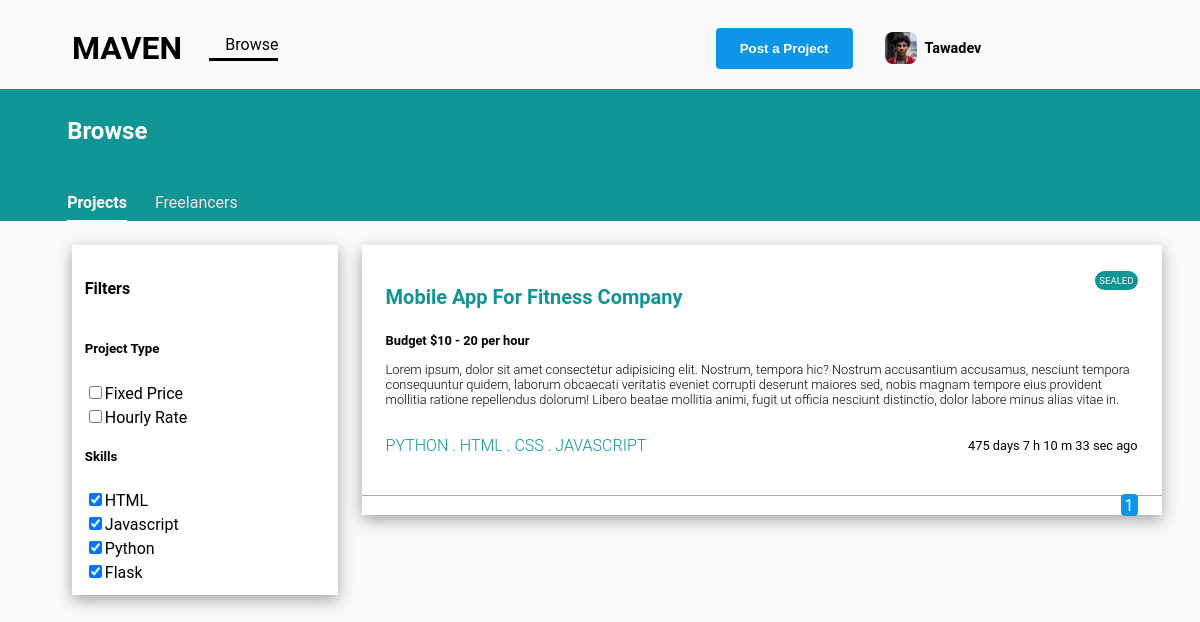
Screenshot of /browse_jobs (signed in) with the database file from the repository.
### banc/models.py (models this page shows, shortened)
class User(db.Model, UserMixin):
    id = db.Column(db.Integer, primary_key=True)
    email = db.Column(db.String(20), unique=True, nullable=False)
    image_file = db.Column(db.String(20), nullable=False, default='default.jpg')
    password = db.Column(db.String(60), nullable=False)
    username = db.Column(db.String(20))
    fullname = db.Column(db.String())
    profession = db.Column(db.String(20))
    description = db.Column(db.String())
    languages = db.Column(db.String())
    home_address = db.Column(db.String())
    rate = db.Column(db.String())
    date_joined= db.Column(db.DateTime())
    skills = db.relationship('Skills',backref='skill',lazy=True)
    projects = db.relationship('Project',backref='project',lazy=True)
    ratings = db.relationship('Ratings',backref='ratin',lazy=True)

class Project(db.Model):
    id = db.Column(db.Integer, primary_key=True)
    date_posted= db.Column(db.DateTime())
    project_name = db.Column(db.String())
    project_description = db.Column(db.String())
    required_skills = db.Column(db.String())
    payment_type = db.Column(db.String())
    currencyy = db.Column(db.String())
    budget = db.Column(db.String())
    deadline = db.Column(db.DateTime())
    user_id = db.Column(db.Integer, db.ForeignKey('user.id'), nullable=False)
    bids = db.relationship('Bids',backref='bid',lazy=True)
    def __repr__(self):
        return f"Skill name('{self.project_name}')"

### banc/main/routes.py (the view)
@login_required
@main.route('/browse_jobs')
def browse():
    todayDate = str(datetime.today().date())
    currentTime = str(datetime.now().time())
    datePostedStr = todayDate + currentTime
    datePostedObj = datetime.strptime(datePostedStr[0:18], '%Y-%m-%d%H:%M:%S')
    userSkills = []
    for s in current_user.skills:
       userSkills.append(s.skill_name)
    all = Project.query.all() # get all users
    p = [] # in the end, this list will store the users which have an id in the list
    for pp in all:
      for s in pp.required_skills.split(','):
         print(s)
         if (s).lower() in userSkills:
            p.append(pp) # if the user's id is in list append to list
            break
         print('......................')
    print(p)
    page = request.args.get('page',1,type=int)
    projects = Project.query.order_by(Project.date_posted.desc()).paginate(page=page,per_page=5)
    return render_template('browse_projects.html',projects=projects,tday=datePostedObj,lUser=current_user,p=p)

### banc/models.py (called while the page is built)
@login_manager.user_loader
def load_user(user_id):
    return User.query.get(int(user_id))

### banc/templates/browse_projects.html (shortened to what this page needs)
<!DOCTYPE html>
<html lang="en">
<head>
    <link
    rel="stylesheet"
    href="{{ url_for('static', filename='css/style.css') }}"
  />
  <link
    rel="stylesheet"
    href="{{ url_for('static', filename='fonts/icomoon/style.css') }}"
  />
</head>
<body>
    <header class="profile-header2">
        <div class="logo2">
            <h1>MAVEN</h1>
        </div>
        <div class="profile-header22">
        <a href="{{url_for('main.browse')}}" class="browse"><span class="icon-explore"></span>Browse</a>
        <div class="profile-header-end">
            <a href="{{url_for('main.post_project')}}"><button class="project-btn">Post a Project</button></a>
            <div class="profile-pic-container"><img class="profile-pic" src="{{ url_for('static', filename='images/'+lUser.image_file) }}" alt=""></div>
            <span class="username" onclick="logoutShow()">{{lUser.username}}</span>
        </div>
    </div>
    </header>
    <section class="browse-header">
        <div class="browse-heading"><h3>Browse</h3></div>
        <div class="browse-links">
            <a href="{{url_for('main.browse')}}" class="current">Projects</a>
            <a href="{{url_for('main.freelancers')}}">Freelancers</a>
        </div>
    </section>
    <main class="main-content">
        <div class="filters">
            <h4>Filters</h4>
            <div class="project-type">
                <h5>Project Type</h5>
                <div class="fixed-price"><input type="checkbox" name="" id=""><span>Fixed Price</span></div>
                <div class="hourly-rate"><input type="checkbox" name="" id=""><span>Hourly Rate</span></div>
            </div>
            <div class="project-type">
                <h5>Skills</h5>
                <div class="fixed-price"><input type="checkbox" name="" id="" checked ><span>HTML</span></div>
                <div class="hourly-rate"><input type="checkbox" name="" id="" checked><span>Javascript</span></div>
                <div class="fixed-price"><input type="checkbox" name="" id="" checked><span>Python</span></div>
                <div class="hourly-rate"><input type="checkbox" name="" id="" checked><span>Flask</span></div>
            </div>
        </div>
        <div class="jobs">
            {% for project in p %}
            <a class="jobLink" href="{{url_for('main.project_details',projectId=project.id)}}">
            <div class="job" onclick="jobDetails(this)">
                <div class="job-header">
                    <h2 class="job-title">{{project.project_name}}</h2>
                    {% set avgList = project.budget.split('-') %}
                    <div class="job-price">
                        {% if project.bids == [] %}
                        <span class="sealed">SEALED</span>
                        {%endif%}
                    </div>
                </div>
                <div class="job-header2">
                    <span>Budget ${{avgList[0]}} - {{avgList[1]}}
                        {%if project.payment_type == 'perHour'%}
                        per hour
                        {%endif%}
                    </span>
                </div>
                <div class="job-description">
                    <p>{{project.project_description}}</p>
                </div>
                <div class="job-footer">
                    <p class="required-skills">{{project.required_skills|replace(',','  .  ')}}</p>
                    <span>
                        {%if(tday-project.date_posted).days%}
                            {{(tday-project.date_posted).days}} days
                        {%endif%}
                        {%if ((tday-project.date_posted).seconds%(24*3600))//3600%}
                          {{((tday-project.date_posted).seconds%(24*3600))//3600}} h
                        {%endif%}
                        {%if ((tday-project.date_posted).seconds%(3600))//60%}
                          {{((tday-project.date_posted).seconds%(3600))//60}} m
                        {%endif%}
                        {%if ((tday-project.date_posted).seconds%(60)) %}
                          {{((tday-project.date_posted).seconds%(60))}} sec
                        {%else%}1 sec
                        {%endif%}
                          ago
                    </span>
                </div>
            </div>
        </a>
            {%endfor%}
             <div style="text-align: right !important">
                {% for page_num in
                projects.iter_pages(left_edge=1,right_edge=1,left_current=1,right_current=2)
                %} {% if page_num %} {% if projects.page == page_num %}
                <a
                  class="btn2 btn-info mb-4"
                  href="{{ url_for('main.browse',page=page_num) }}"
                  >{{ page_num }}</a
                >
                {% else %}
                <a
                  class="btn2 btn-outline-info mb-4"
                  href="{{ url_for('main.browse',page=page_num) }}"
                  >{{ page_num }}</a
                >
                {% endif %}{% else %} ... {% endif %} {% endfor %}
              </div>
        </div>
    </main>
</body>
</html>

### banc/static/css/style.css (style rules this page uses)
body { font-family: "Roboto", sans-serif; background-color: #f8fafb; }
p { color: #b3b3b3; font-weight: 300; }
h1, h2, h3, h4, h5, h6, .h1, .h2, .h3, .h4, .h5, .h6 { font-family: "Roboto", sans-serif; }
a { -webkit-transition: .3s all ease; -o-transition: .3s all ease; transition: .3s all ease; }
h2 { font-size: 20px; }
.profile-header2 { display: flex; flex-direction: row; align-items: center; width: 94vw; margin-left: 4rem; }
.browse { text-decoration: none; margin-left: -12rem; color: #000; padding-bottom: 0.25rem; border-bottom: #000 solid 3px; }
.icon-explore { margin-right: 0.25rem; }
.profile-header22 { display: flex; flex-direction: row; align-items: center; justify-content: space-around; width: 100%; }
.profile-header-end { display: flex; flex-direction: row; align-items: center; }
.project-btn { padding: 0.5rem; background-color: #0d95e8; border: none; border-radius: 0.25rem; font-weight: 600; color: #fff; }
.username { font-size: 0.9rem; font-weight: bold; text-transform: capitalize; }
.profile-pic-container { width: 2rem; height: 2rem; overflow: hidden; border-radius: 8px; margin-left: 2rem; margin-right: 0.5rem; }
.profile-pic-container img { width: 100%; display: block; }
.browse-header { background-color: #0e9594; margin-left: -0.5rem !important; margin-right: -0.5rem; padding: 0.25rem 0 0 4.2rem; height: 8rem; }
.browse-heading h3 { font-size: 1.5rem; color: #fff; text-transform: capitalize; }
.browse-links { margin-top: 3rem !important; }
.browse-links a { text-decoration: none; color: #ffdddd; padding-bottom: 0.5rem; margin-right: 1.5rem; }
.browse-links a.current { color: #fff; font-weight: bold; border-bottom: #fff solid 3px; }
.main-content { display: flex; gap: 1.5rem; }
.filters { background-color: #fff; margin-left: 4rem; margin-top: 1.5rem; width: 15rem; padding: 0.8rem; box-shadow: rgba(0, 0, 0, 0.35) 0px 5px 15px; }
.project-type { display: flex; flex-direction: column; gap: 0.25rem; }
.jobs { margin-top: 1.5rem; height: 100%; background-color: #fff; width: 50rem; box-shadow: rgba(0, 0, 0, 0.35) 0px 5px 15px; }
.job { padding: 1.5rem; border-bottom: #aaa solid .8px; }
.job-header { display: flex; justify-content: space-between; margin-bottom: 0.25rem; }
.job-title { color: #0e9594; text-transform: capitalize; }
.job-header2 span { font-size: 0.8rem; font-weight: 700; }
.job-description p { font-size: 0.8rem; color: #000; }
.sealed { background-color: #0e9594; padding: 0.25rem; color: #fff; border-radius: 5rem; font-size: 0.6rem; margin-top: 2rem !important; }
.job-footer { display: flex; justify-content: space-between; align-items: center; }
.job-footer p { font-size: 1rem; color: #0e9594; text-transform: uppercase; }
.job-footer span { font-size: 0.8rem; }
.jobLink { text-decoration: none; color: initial; }
.project-btn { padding: 0.8rem 1.5rem !important; }
.btn2 { padding: 0.1rem 0.25rem; background-color: #0d95e8; border-radius: 0.25rem; margin-right: 1.5rem; text-decoration: none; color: #fff; }

### rows the page displays
User: image_file (picture), username "Tawadev"
Project: project_name "Mobile App For Fitness Company", avgList "10", avgList "20", payment_type "per hour", project_description "Lorem ipsum, dolor sit amet consectetur adipisicing elit. Nostrum, tempora hic? Nostrum accusantium accusamus, nesciunt tempora consequuntur quidem, laborum obcaecati veritatis eveniet corrupti deserunt maiores sed, nobis magnam tempore eius provident mollitia ratione repellendus dolorum! Libero beatae mollitia animi, fugit ut officia nesciunt distinctio, dolor labore minus alias vitae in.", required_skills "PYTHON . HTML . CSS . JAVASCRIPT", (tday-project.date_posted).days "475", ((tday-project.date_posted).seconds%(24*3600))//3600 "7", ((tday-project.date_posted).seconds%(3600))//60 "10", ((tday-project.date_posted).seconds%(60)) "33"

### other values shown
{{ page_num }} "1"
